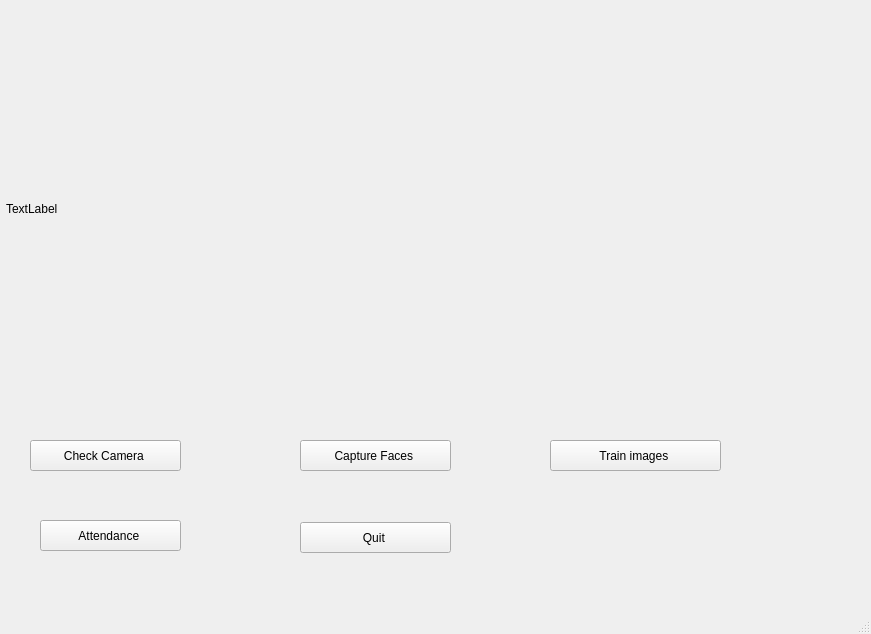
<?xml version="1.0" encoding="UTF-8"?>
<ui version="4.0">
 <class>MainWindow</class>
 <widget class="QMainWindow" name="MainWindow">
  <property name="geometry">
   <rect>
    <x>0</x>
    <y>0</y>
    <width>871</width>
    <height>634</height>
   </rect>
  </property>
  <property name="windowTitle">
   <string>MainWindow</string>
  </property>
  <widget class="QWidget" name="centralwidget">
   <widget class="QPushButton" name="check_camera">
    <property name="geometry">
     <rect>
      <x>30</x>
      <y>440</y>
      <width>151</width>
      <height>31</height>
     </rect>
    </property>
    <property name="text">
     <string>Check Camera </string>
    </property>
   </widget>
   <widget class="QPushButton" name="capture_Faces">
    <property name="geometry">
     <rect>
      <x>300</x>
      <y>440</y>
      <width>151</width>
      <height>31</height>
     </rect>
    </property>
    <property name="text">
     <string>Capture Faces </string>
    </property>
   </widget>
   <widget class="QPushButton" name="Train_images">
    <property name="geometry">
     <rect>
      <x>550</x>
      <y>440</y>
      <width>171</width>
      <height>31</height>
     </rect>
    </property>
    <property name="text">
     <string>Train images </string>
    </property>
   </widget>
   <widget class="QPushButton" name="Attendence">
    <property name="geometry">
     <rect>
      <x>40</x>
      <y>520</y>
      <width>141</width>
      <height>31</height>
     </rect>
    </property>
    <property name="text">
     <string>Attendance </string>
    </property>
   </widget>
   <widget class="QPushButton" name="quit">
    <property name="geometry">
     <rect>
      <x>300</x>
      <y>522</y>
      <width>151</width>
      <height>31</height>
     </rect>
    </property>
    <property name="text">
     <string>Quit </string>
    </property>
   </widget>
   <widget class="QLabel" name="camera_label">
    <property name="geometry">
     <rect>
      <x>6</x>
      <y>3</y>
      <width>801</width>
      <height>411</height>
     </rect>
    </property>
    <property name="text">
     <string>TextLabel</string>
    </property>
   </widget>
  </widget>
  <widget class="QMenuBar" name="menubar">
   <property name="geometry">
    <rect>
     <x>0</x>
     <y>0</y>
     <width>871</width>
     <height>22</height>
    </rect>
   </property>
  </widget>
  <widget class="QStatusBar" name="statusbar"/>
 </widget>
 <resources/>
 <connections/>
</ui>
